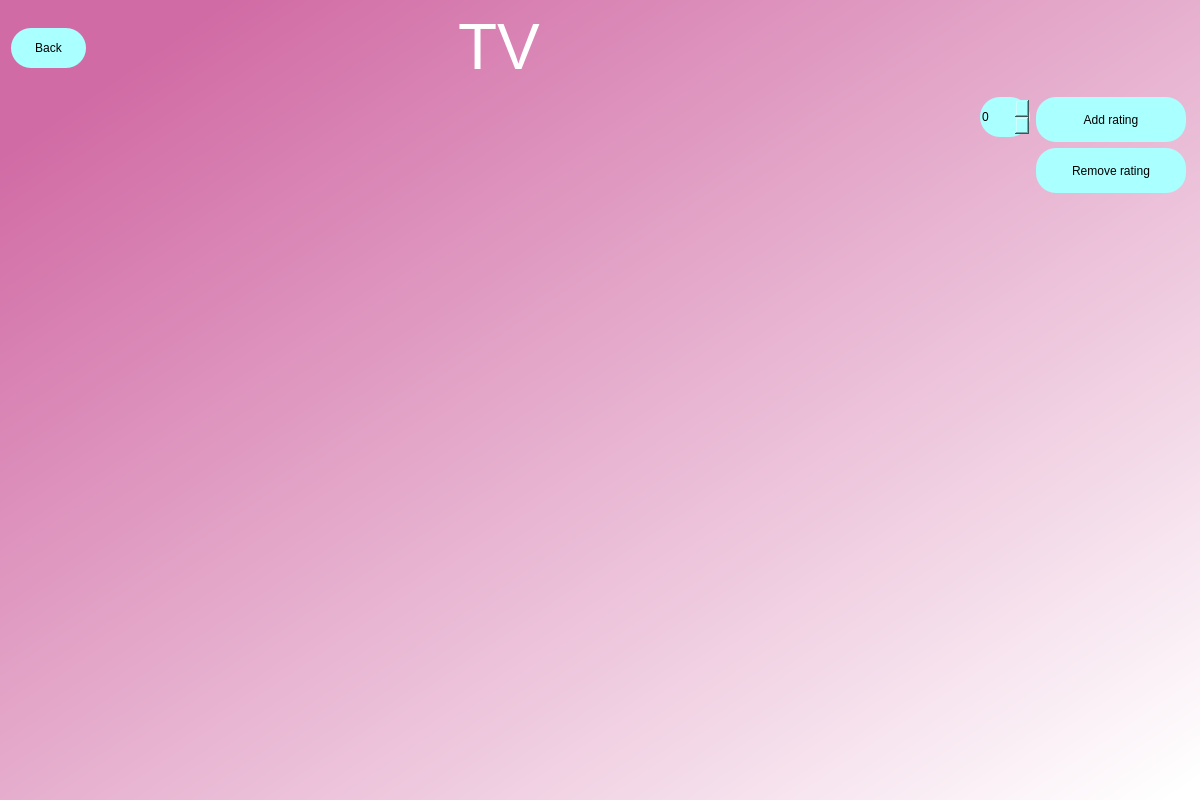
<?xml version="1.0" encoding="UTF-8"?>
<ui version="4.0">
 <class>Dialog</class>
 <widget class="QDialog" name="Dialog">
  <property name="geometry">
   <rect>
    <x>0</x>
    <y>0</y>
    <width>1200</width>
    <height>800</height>
   </rect>
  </property>
  <property name="windowTitle">
   <string>Dialog</string>
  </property>
  <property name="styleSheet">
   <string notr="true">
background-color:qlineargradient(spread:pad, x1:0.091, y1:0.101636, x2:0.991379, y2:0.977, stop:0 rgba(209, 107, 165, 255), stop:1 rgba(255, 255, 255, 255));
</string>
  </property>
  <layout class="QVBoxLayout" name="verticalLayout">
   <item>
    <layout class="QHBoxLayout" name="horizontalLayout" stretch="0,1,2">
     <item>
      <widget class="QPushButton" name="back">
       <property name="sizePolicy">
        <sizepolicy hsizetype="Minimum" vsizetype="Fixed">
         <horstretch>0</horstretch>
         <verstretch>0</verstretch>
        </sizepolicy>
       </property>
       <property name="minimumSize">
        <size>
         <width>75</width>
         <height>40</height>
        </size>
       </property>
       <property name="layoutDirection">
        <enum>Qt::LeftToRight</enum>
       </property>
       <property name="styleSheet">
        <string notr="true">border-radius:20px;
background-color: rgb(170, 255, 255);
font: 14pt &quot;MS Shell Dlg 2&quot;;

</string>
       </property>
       <property name="text">
        <string>Back</string>
       </property>
      </widget>
     </item>
     <item>
      <spacer name="horizontalSpacer_2">
       <property name="orientation">
        <enum>Qt::Horizontal</enum>
       </property>
       <property name="sizeHint" stdset="0">
        <size>
         <width>40</width>
         <height>20</height>
        </size>
       </property>
      </spacer>
     </item>
     <item>
      <widget class="QLabel" name="label">
       <property name="styleSheet">
        <string notr="true">background-color:rgba(0,0,0,0);
font: 12pt &quot;MS Shell Dlg 2&quot;;
font: 36pt &quot;MS Shell Dlg 2&quot;; color:rgb(255, 255, 255)</string>
       </property>
       <property name="text">
        <string>&lt;html&gt;&lt;head/&gt;&lt;body&gt;&lt;p&gt;&lt;span style=&quot; font-size:48pt;&quot;&gt;TV&lt;/span&gt;&lt;/p&gt;&lt;/body&gt;&lt;/html&gt;</string>
       </property>
      </widget>
     </item>
    </layout>
   </item>
   <item>
    <layout class="QHBoxLayout" name="horizontalLayout_2" stretch="3,0">
     <item>
      <widget class="QListWidget" name="listTv">
       <property name="styleSheet">
        <string notr="true">background-color:rgba(0,0,0,0);
font: 12pt &quot;MS Shell Dlg 2&quot;;</string>
       </property>
      </widget>
     </item>
     <item>
      <layout class="QFormLayout" name="formLayout">
       <property name="sizeConstraint">
        <enum>QLayout::SetDefaultConstraint</enum>
       </property>
       <property name="fieldGrowthPolicy">
        <enum>QFormLayout::AllNonFixedFieldsGrow</enum>
       </property>
       <property name="rowWrapPolicy">
        <enum>QFormLayout::DontWrapRows</enum>
       </property>
       <property name="labelAlignment">
        <set>Qt::AlignLeading|Qt::AlignLeft|Qt::AlignVCenter</set>
       </property>
       <property name="leftMargin">
        <number>3</number>
       </property>
       <property name="topMargin">
        <number>6</number>
       </property>
       <property name="rightMargin">
        <number>3</number>
       </property>
       <property name="bottomMargin">
        <number>6</number>
       </property>
       <item row="0" column="0">
        <widget class="QSpinBox" name="spinRating">
         <property name="minimumSize">
          <size>
           <width>50</width>
           <height>40</height>
          </size>
         </property>
         <property name="styleSheet">
          <string notr="true">border-radius:20px;
background-color: rgb(170, 255, 255);
font: 14pt &quot;MS Shell Dlg 2&quot;;</string>
         </property>
         <property name="maximum">
          <number>10</number>
         </property>
        </widget>
       </item>
       <item row="0" column="1">
        <widget class="QPushButton" name="addRating">
         <property name="minimumSize">
          <size>
           <width>150</width>
           <height>45</height>
          </size>
         </property>
         <property name="maximumSize">
          <size>
           <width>500</width>
           <height>500</height>
          </size>
         </property>
         <property name="styleSheet">
          <string notr="true">border-radius:20px;
background-color: rgb(170, 255, 255);
font: 14pt &quot;MS Shell Dlg 2&quot;;

</string>
         </property>
         <property name="text">
          <string>Add rating</string>
         </property>
        </widget>
       </item>
       <item row="1" column="0">
        <spacer name="horizontalSpacer">
         <property name="orientation">
          <enum>Qt::Horizontal</enum>
         </property>
         <property name="sizeHint" stdset="0">
          <size>
           <width>40</width>
           <height>20</height>
          </size>
         </property>
        </spacer>
       </item>
       <item row="1" column="1">
        <widget class="QPushButton" name="removeRating">
         <property name="sizePolicy">
          <sizepolicy hsizetype="Minimum" vsizetype="Fixed">
           <horstretch>0</horstretch>
           <verstretch>0</verstretch>
          </sizepolicy>
         </property>
         <property name="minimumSize">
          <size>
           <width>150</width>
           <height>45</height>
          </size>
         </property>
         <property name="maximumSize">
          <size>
           <width>500</width>
           <height>500</height>
          </size>
         </property>
         <property name="baseSize">
          <size>
           <width>0</width>
           <height>0</height>
          </size>
         </property>
         <property name="layoutDirection">
          <enum>Qt::LeftToRight</enum>
         </property>
         <property name="autoFillBackground">
          <bool>false</bool>
         </property>
         <property name="styleSheet">
          <string notr="true">border-style: outset;
border-radius:20px;
background-color: rgb(170, 255, 255);
font: 14pt &quot;MS Shell Dlg 2&quot;;

</string>
         </property>
         <property name="text">
          <string>Remove rating</string>
         </property>
         <property name="checkable">
          <bool>false</bool>
         </property>
         <property name="default">
          <bool>false</bool>
         </property>
         <property name="flat">
          <bool>false</bool>
         </property>
        </widget>
       </item>
      </layout>
     </item>
    </layout>
   </item>
  </layout>
 </widget>
 <resources/>
 <connections/>
</ui>
